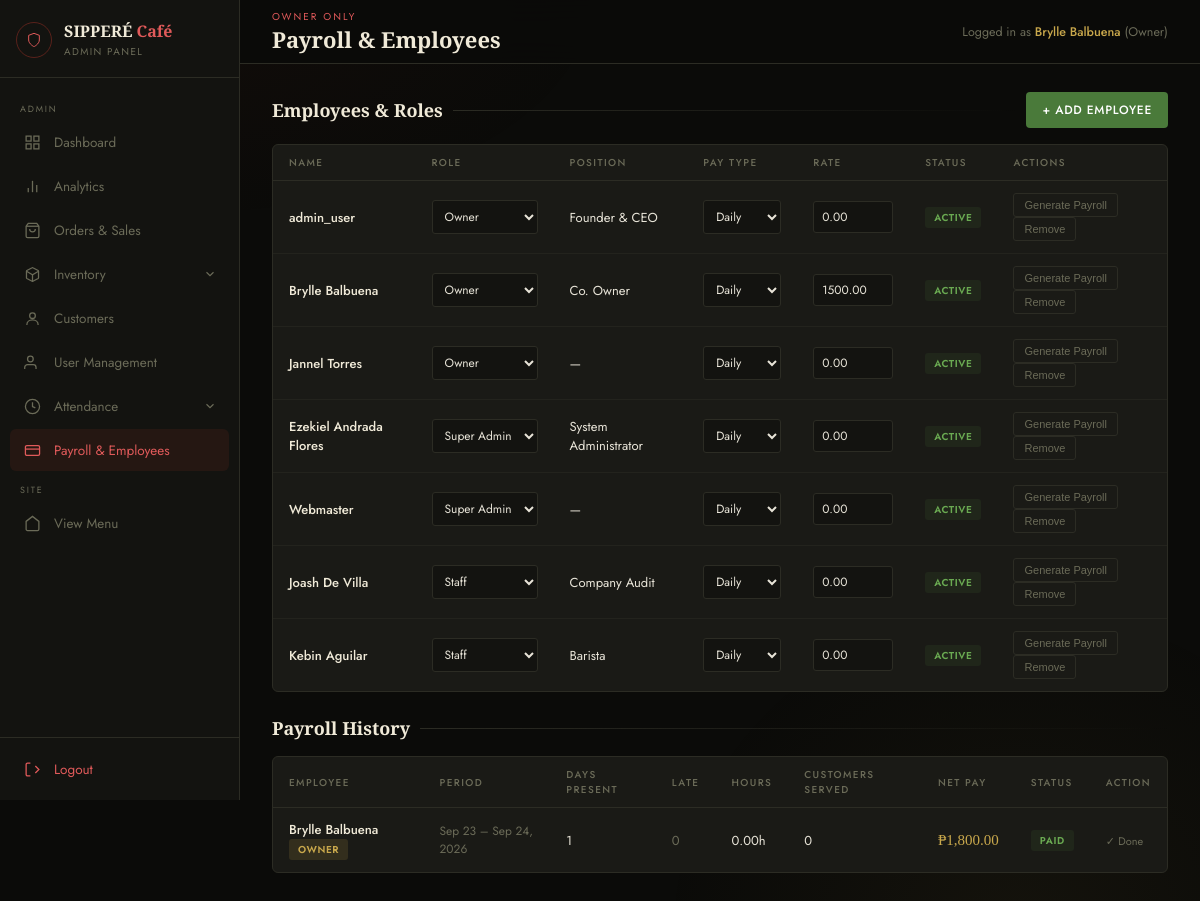
/admin/admin-payroll.php (signed in), run on an earlier commit of the app's database.
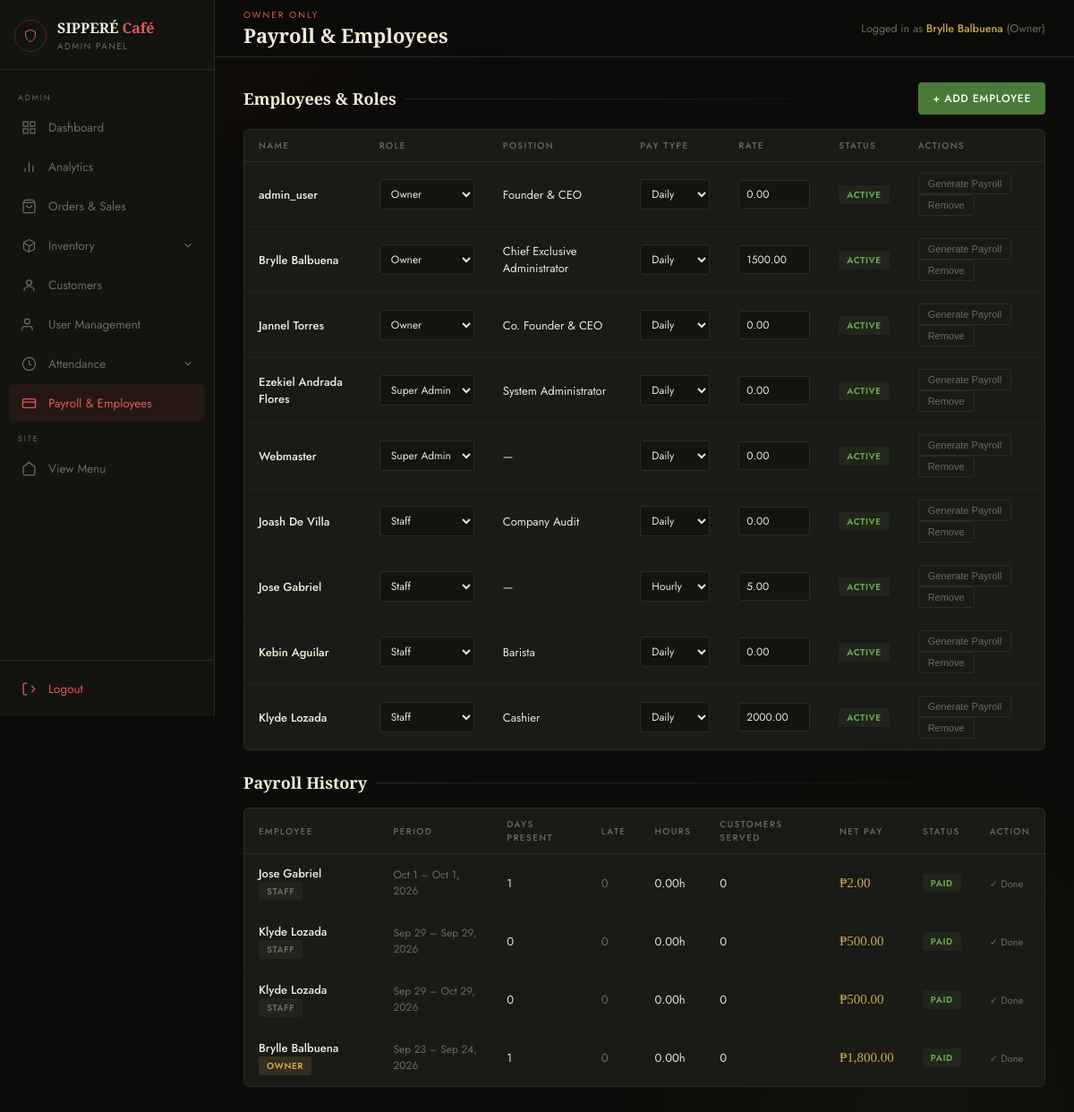
And on a later commit of the database.
### tables this page shows
CREATE TABLE `employees` (
  `id` int(11) NOT NULL,
  `admin_id` int(11) DEFAULT NULL,
  `user_id` int(11) DEFAULT NULL,
  `full_name` varchar(150) NOT NULL,
  `role` enum('owner','super_admin','admin','manager','staff') NOT NULL DEFAULT 'staff',
  `position` varchar(100) DEFAULT NULL,
  `branch` varchar(20) DEFAULT 'laguna',
  `pay_type` enum('daily','hourly','monthly') NOT NULL DEFAULT 'daily',
  `rate` decimal(10,2) NOT NULL DEFAULT 0.00,
  `date_hired` date DEFAULT NULL,
  `status` enum('active','inactive') NOT NULL DEFAULT 'active',
  `created_at` timestamp NOT NULL DEFAULT current_timestamp(),
  `updated_at` timestamp NOT NULL DEFAULT current_timestamp() ON UPDATE current_timestamp()
);

CREATE TABLE `payroll` (
  `id` int(11) NOT NULL,
  `employee_id` int(11) NOT NULL,
  `period_start` date NOT NULL,
  `period_end` date NOT NULL,
  `days_present` int(11) DEFAULT 0,
  `days_late` int(11) DEFAULT 0,
  `total_hours` decimal(7,2) DEFAULT 0.00,
  `total_customers_served` int(11) DEFAULT 0,
  `base_pay` decimal(10,2) DEFAULT 0.00,
  `deductions` decimal(10,2) DEFAULT 0.00,
  `bonuses` decimal(10,2) DEFAULT 0.00,
  `net_pay` decimal(10,2) DEFAULT 0.00,
  `status` enum('pending','approved','paid') NOT NULL DEFAULT 'pending',
  `generated_by` int(11) DEFAULT NULL,
  `created_at` timestamp NOT NULL DEFAULT current_timestamp(),
  `overtime_hours` decimal(6,2) DEFAULT 0.00,
  `overtime_pay` decimal(10,2) DEFAULT 0.00,
  `days_on_leave` int(11) DEFAULT 0,
  `received_at` timestamp NULL DEFAULT NULL
);

### admin/admin-payroll.php (the view, shortened to what this page needs)
<?php
include 'admin-config.php';
$currentPage = basename($_SERVER['PHP_SELF']);
$isOwner  = ($_SESSION['admin']['role'] ?? '') === 'owner';
$invOpen  = in_array($currentPage, ['admin-inventory.php', 'admin-products.php']);
$attOpen  = in_array($currentPage, ['admin-attendance.php', 'admin-leave-overtime.php']);
$conn->query("ALTER TABLE admins ADD COLUMN IF NOT EXISTS role VARCHAR(20) NOT NULL DEFAULT 'admin'");
$conn->query("
    CREATE TABLE IF NOT EXISTS employees (
        id INT AUTO_INCREMENT PRIMARY KEY,
        admin_id INT DEFAULT NULL,
        user_id INT DEFAULT NULL,
        full_name VARCHAR(150) NOT NULL,
        role ENUM('owner','super_admin','admin','manager','staff') NOT NULL DEFAULT 'staff',
        position VARCHAR(100) DEFAULT NULL,
        branch VARCHAR(20) DEFAULT 'laguna',
        pay_type ENUM('daily','hourly','monthly') NOT NULL DEFAULT 'daily',
        rate DECIMAL(10,2) NOT NULL DEFAULT 0,
        date_hired DATE DEFAULT NULL,
        status ENUM('active','inactive') NOT NULL DEFAULT 'active',
        created_at TIMESTAMP DEFAULT CURRENT_TIMESTAMP,
        updated_at TIMESTAMP DEFAULT CURRENT_TIMESTAMP ON UPDATE CURRENT_TIMESTAMP
    )
");
$conn->query("
    CREATE TABLE IF NOT EXISTS payroll (
        id INT AUTO_INCREMENT PRIMARY KEY,
        employee_id INT NOT NULL,
        period_start DATE NOT NULL,
        period_end DATE NOT NULL,
        days_present INT DEFAULT 0,
        days_late INT DEFAULT 0,
        total_hours DECIMAL(7,2) DEFAULT 0,
        total_customers_served INT DEFAULT 0,
        base_pay DECIMAL(10,2) DEFAULT 0,
        deductions DECIMAL(10,2) DEFAULT 0,
        bonuses DECIMAL(10,2) DEFAULT 0,
        net_pay DECIMAL(10,2) DEFAULT 0,
        status ENUM('pending','approved','paid') NOT NULL DEFAULT 'pending',
        generated_by INT DEFAULT NULL,
        created_at TIMESTAMP DEFAULT CURRENT_TIMESTAMP
    )
");
$conn->query("ALTER TABLE attendance ADD COLUMN IF NOT EXISTS actor_role VARCHAR(20) DEFAULT NULL");
$conn->query("ALTER TABLE attendance ADD COLUMN IF NOT EXISTS shift_notes TEXT DEFAULT NULL");
$conn->query("ALTER TABLE attendance ADD COLUMN IF NOT EXISTS customers_served INT DEFAULT NULL");
$conn->query("
    INSERT INTO employees (admin_id, full_name, role, pay_type, rate, status)
    SELECT a.id, a.username, a.role, 'daily', 0, 'active'
    FROM admins a
    WHERE NOT EXISTS (SELECT 1 FROM employees e WHERE e.admin_id = a.id)
");
$employees = $conn->query("
    SELECT e.*, u.username AS linked_user
    FROM employees e
    LEFT JOIN users u ON u.id = e.user_id
    ORDER BY FIELD(e.role,'owner','super_admin','admin','manager','staff'), e.full_name ASC
")->fetch_all(MYSQLI_ASSOC);
$payrollRuns = $conn->query("
    SELECT p.*, e.full_name, e.role AS emp_role
    FROM payroll p
    JOIN employees e ON e.id = p.employee_id
    ORDER BY p.created_at DESC
    LIMIT 50
")->fetch_all(MYSQLI_ASSOC);
$roleLabels = ['owner'=>'Owner','super_admin'=>'Super Admin','admin'=>'Admin','manager'=>'Manager','staff'=>'Staff'];
?>
<!DOCTYPE html>
<html lang="en">
<head>
</head>
<body>
<aside id="sidebar">
    <div class="sb-brand">
        <div class="sb-icon"><svg width="16" height="16" viewBox="0 0 24 24" fill="none" stroke="#e05a5a" stroke-width="1.5"><path d="M12 22s8-4 8-10V5l-8-3-8 3v7c0 6 8 10 8 10z"/></svg></div>
        <div><div class="sb-title">SIPPERÉ <span>Café</span></div><div class="sb-sub">Admin Panel</div></div>
    </div>
    <nav class="sb-nav">
        <div class="sb-nav-label">Admin</div>
        <a href="admin-dashboard.php" class="nav-item <?= $currentPage === 'admin-dashboard.php' ? 'active' : '' ?>">
            <span class="nav-icon"><svg width="17" height="17" viewBox="0 0 24 24" fill="none" stroke="currentColor" stroke-width="1.8"><rect x="3" y="3" width="7" height="7"/><rect x="14" y="3" width="7" height="7"/><rect x="3" y="14" width="7" height="7"/><rect x="14" y="14" width="7" height="7"/></svg></span>
            Dashboard
        </a>
        <a href="admin-analytics.php" class="nav-item <?= $currentPage === 'admin-analytics.php' ? 'active' : '' ?>">
            <span class="nav-icon"><svg width="17" height="17" viewBox="0 0 24 24" fill="none" stroke="currentColor" stroke-width="1.8"><line x1="18" y1="20" x2="18" y2="10"/><line x1="12" y1="20" x2="12" y2="4"/><line x1="6" y1="20" x2="6" y2="14"/></svg></span>
            Analytics
        </a>
        <a href="admin-orders.php" class="nav-item <?= $currentPage === 'admin-orders.php' ? 'active' : '' ?>">
            <span class="nav-icon"><svg width="17" height="17" viewBox="0 0 24 24" fill="none" stroke="currentColor" stroke-width="1.8"><path d="M6 2 3 6v14a2 2 0 0 0 2 2h14a2 2 0 0 0 2-2V6l-3-4z"/><line x1="3" y1="6" x2="21" y2="6"/><path d="M16 10a4 4 0 0 1-8 0"/></svg></span>
            Orders & Sales
        </a>
        <div class="nav-group <?= $invOpen ? 'open has-active' : '' ?>">
            <button type="button" class="nav-item nav-toggle" aria-expanded="<?= $invOpen ? 'true' : 'false' ?>">
                <span class="nav-icon"></span>
                Inventory
                <span class="nav-chevron"><svg width="14" height="14" viewBox="0 0 24 24" fill="none" stroke="currentColor" stroke-width="2"><polyline points="6 9 12 15 18 9"/></svg></span>
            </button>
        </div>
        <a href="admin-customers.php" class="nav-item <?= $currentPage === 'admin-customers.php' ? 'active' : '' ?>">
            <span class="nav-icon"><svg width="17" height="17" viewBox="0 0 24 24" fill="none" stroke="currentColor" stroke-width="1.8"><circle cx="12" cy="8" r="4"/><path d="M4 21c0-4 3.5-7 8-7s8 3 8 7"/></svg></span>
            Customers
        </a>
        <a href="admin-users.php" class="nav-item <?= $currentPage === 'admin-users.php' ? 'active' : '' ?>">
            <span class="nav-icon"><svg width="17" height="17" viewBox="0 0 24 24" fill="none" stroke="currentColor" stroke-width="1.8"><path d="M17 21v-2a4 4 0 0 0-4-4H5a4 4 0 0 0-4 4v2"/><circle cx="9" cy="7" r="4"/></svg></span>
            User Management
        </a>
        <div class="nav-group <?= $attOpen ? 'open has-active' : '' ?>">
            <button type="button" class="nav-item nav-toggle" aria-expanded="<?= $attOpen ? 'true' : 'false' ?>">
                <span class="nav-icon"><svg width="17" height="17" viewBox="0 0 24 24" fill="none" stroke="currentColor" stroke-width="1.8"><circle cx="12" cy="12" r="10"/><polyline points="12 6 12 12 16 14"/></svg></span>
                Attendance
                <span class="nav-chevron"><svg width="14" height="14" viewBox="0 0 24 24" fill="none" stroke="currentColor" stroke-width="2"><polyline points="6 9 12 15 18 9"/></svg></span>
            </button>
        </div>
        <?php if ($isOwner): ?>
        <a href="admin-payroll.php" class="nav-item <?= $currentPage === 'admin-payroll.php' ? 'active' : '' ?>">
            <span class="nav-icon"><svg width="17" height="17" viewBox="0 0 24 24" fill="none" stroke="currentColor" stroke-width="1.8"><rect x="2" y="5" width="20" height="14" rx="2"/><line x1="2" y1="10" x2="22" y2="10"/></svg></span>
            Payroll & Employees
        </a>
        <?php endif; ?>
        <div class="sb-nav-label">Site</div>
        <a href="../order-type.php" class="nav-item" target="_blank">
            <span class="nav-icon"><svg width="17" height="17" viewBox="0 0 24 24" fill="none" stroke="currentColor" stroke-width="1.8"><path d="M3 9l9-7 9 7v11a2 2 0 0 1-2 2H5a2 2 0 0 1-2-2z"/></svg></span>
            View Menu
        </a>
    </nav>
    <div class="sb-footer">
        <a href="admin-logout.php" class="nav-item logout">
            <span class="nav-icon"><svg width="17" height="17" viewBox="0 0 24 24" fill="none" stroke="currentColor" stroke-width="1.8"><path d="M9 21H5a2 2 0 0 1-2-2V5a2 2 0 0 1 2-2h4"/><polyline points="16 17 21 12 16 7"/></svg></span>
            Logout
        </a>
    </div>
</aside>
<div id="mainContent">
    <div class="topbar">
        <div><div class="topbar-sub">Owner Only</div><div class="topbar-title">Payroll & Employees</div></div>
        <div class="topbar-user">Logged in as <span><?= htmlspecialchars($_SESSION['admin']['username']) ?></span> (Owner)</div>
    </div>
    <div class="page-body">
        <div>
            <div class="section-hd">
                <div class="section-title">Employees & Roles</div>
                <div class="section-hd-line"></div>
                <button class="btn btn-green" onclick="openAddEmployee()">+ Add Employee</button>
            </div>
            <div class="table-card">
                <table>
                    <thead><tr><th>Name</th><th>Role</th><th>Position</th><th>Pay Type</th><th>Rate</th><th>Status</th><th>Actions</th></tr></thead>
                    <tbody>
                    <?php if (empty($employees)): ?>
                        <tr class="empty-row"><td colspan="7">No employees yet. Click "Add Employee" to start.</td></tr>
                    <?php else: foreach ($employees as $e): ?>
                        <tr>
                            <td style="font-weight:500;color:var(--cream)"><?= htmlspecialchars($e['full_name']) ?>
                            </td>
                            <td>
                                <select class="role-select" onchange="updateEmployee(<?= $e['id'] ?>,'role',this.value)">
                                    <?php foreach ($roleLabels as $rv=>$rl): ?>
                                    <option value="<?= $rv ?>" <?= $e['role']===$rv?'selected':'' ?>><?= $rl ?></option>
                                    <?php endforeach; ?>
                                </select>
                            </td>
                            <td><?= htmlspecialchars($e['position'] ?? '—') ?></td>
                            <td>
                                <select class="pay-select" onchange="updateEmployee(<?= $e['id'] ?>,'pay_type',this.value)">
                                    <option value="daily" <?= $e['pay_type']==='daily'?'selected':'' ?>>Daily</option>
                                    <option value="hourly" <?= $e['pay_type']==='hourly'?'selected':'' ?>>Hourly</option>
                                </select>
                            </td>
                            <td>
                                <input type="number" class="rate-input" style="width:80px" value="<?= $e['rate'] ?>" step="0.01" min="0"
                                       onchange="updateEmployee(<?= $e['id'] ?>,'rate',this.value)">
                            </td>
                            <td><span class="status-pill <?= $e['status']==='active'?'paid':'pending' ?>"><?= ucfirst($e['status']) ?></span></td>
                            <td>
                                <button class="act-btn" onclick="openGenerate(<?= $e['id'] ?>, '<?= htmlspecialchars(addslashes($e['full_name'])) ?>')">Generate Payroll</button>
                                <button class="act-btn danger" onclick="deleteEmployee(<?= $e['id'] ?>)">Remove</button>
                            </td>
                        </tr>
                    <?php endforeach; endif; ?>
                    </tbody>
                </table>
            </div>
        </div>
        <div>
            <div class="section-hd">
                <div class="section-title">Payroll History</div>
                <div class="section-hd-line"></div>
            </div>
            <div class="table-card">
                <table>
                    <thead><tr><th>Employee</th><th>Period</th><th>Days Present</th><th>Late</th><th>Hours</th><th>Customers Served</th><th>Net Pay</th><th>Status</th><th>Action</th></tr></thead>
                    <tbody>
                    <?php if (empty($payrollRuns)): ?>
                        <tr class="empty-row"><td colspan="9">No payroll generated yet.</td></tr>
                    <?php else: foreach ($payrollRuns as $p): ?>
                        <tr>
                            <td style="font-weight:500;color:var(--cream)"><?= htmlspecialchars($p['full_name']) ?> <span class="role-pill <?= $p['emp_role'] ?>"><?= $roleLabels[$p['emp_role']] ?? $p['emp_role'] ?></span></td>
                            <td style="color:var(--muted);font-size:12px"><?= date('M j', strtotime($p['period_start'])) ?> – <?= date('M j, Y', strtotime($p['period_end'])) ?></td>
                            <td><?= $p['days_present'] ?></td>
                            <td style="color:<?= $p['days_late']>0?'#e05a5a':'var(--muted)' ?>"><?= $p['days_late'] ?></td>
                            <td><?= $p['total_hours'] ?>h</td>
                            <td><?= (int)$p['total_customers_served'] ?></td>
                            <td style="color:var(--gold);font-family:'Cormorant Garamond',serif;font-size:15px">₱<?= number_format($p['net_pay'],2) ?></td>
                            <td><span class="status-pill <?= $p['status'] ?>"><?= ucfirst($p['status']) ?></span></td>
                            <td>
                                <?php if ($p['status'] !== 'paid'): ?>
                                <button class="act-btn" onclick="advancePayroll(<?= $p['id'] ?>)">Mark <?= $p['status']==='pending'?'Approved':'Paid' ?></button>
                                <?php else: ?>
                                <span style="font-size:11px;color:var(--muted)">✓ Done</span>
                                <?php endif; ?>
                            </td>
                        </tr>
                    <?php endforeach; endif; ?>
                    </tbody>
                </table>
            </div>
        </div>
    </div>
</div>
</body>
</html>

What changed in the data, as far as the page shows it:
changed employees "Brylle Balbuena": position "Co. Owner" → "Chief Exclusive Administrator"
changed employees "Jannel Torres": position "—" → "Co. Founder & CEO"
added employees: full_name "Jose Gabriel", role+id "Staff", position "—", pay_type+id "Hourly", rate "5.00", status "ACTIVE"
added employees: full_name "Klyde Lozada", role+id "Staff", position "Cashier", pay_type+id "Daily", rate "2000.00", status "ACTIVE"
added payroll: employee.full_name "Jose Gabriel", employee.role "STAFF", period_start "Oct 1", period_end "Oct 1, 2026", days_present "1", days_late "0", total_hours "0.00", total_customers_served "0", net_pay "2.00", status "PAID", shows "✓ Done"
added payroll: employee.full_name "Klyde Lozada", employee.role "STAFF", period_start "Sep 29", period_end "Sep 29, 2026", days_present "0", days_late "0", total_hours "0.00", total_customers_served "0", net_pay "500.00", status "PAID", shows "✓ Done"
added payroll: employee.full_name "Klyde Lozada", employee.role "STAFF", period_start "Sep 29", period_end "Oct 29, 2026", days_present "0", days_late "0", total_hours "0.00", total_customers_served "0", net_pay "500.00", status "PAID", shows "✓ Done"
